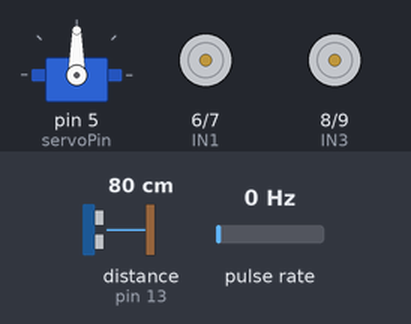
This sketch was run on a simulated Arduino Uno, built with avr-gcc and run on an emulated ATmega328P. Shown: servo, motor-driver pin pairs drawn as motors (green arrow = first pin HIGH = forward, orange = second pin HIGH = backward, longer = more drive, scaled by the enable pin). Wiring (inferred from the names in the program): ultrasonic range finder: trigger pin 12; echo pin 13; pulse sensor: data pin 2. The test bench sets the inputs (shaded band); at power-on: distance to the obstacle (sensor on pin 13) 80 cm, pulse rate 0 Hz. The echo pulse lasts 58.3 µs per cm.

Above: at 1.2 s.
1.3 s: distance to the obstacle (sensor on pin 13) set to 23 cm
2.8 s: distance to the obstacle (sensor on pin 13) set to 18 cm
At 3.2 s:
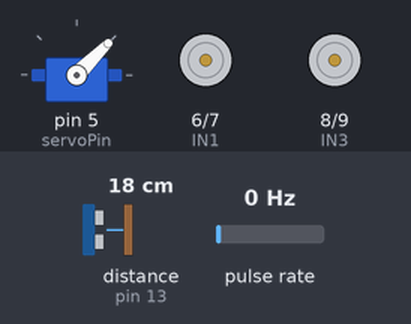
At 4.6 s:
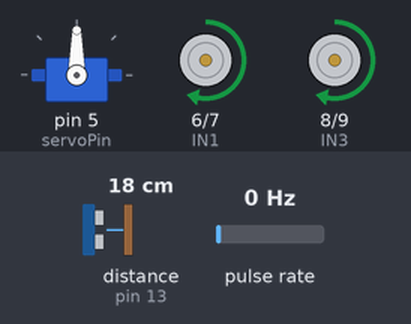
5.8 s: distance to the obstacle (sensor on pin 13) set to 35 cm
At 6.6 s:
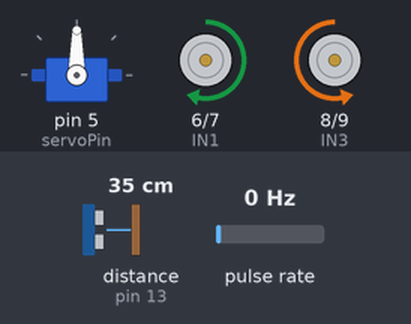
Timing chart, 0 to 8.8 s (numbered marks = the images above; inputs shaded):
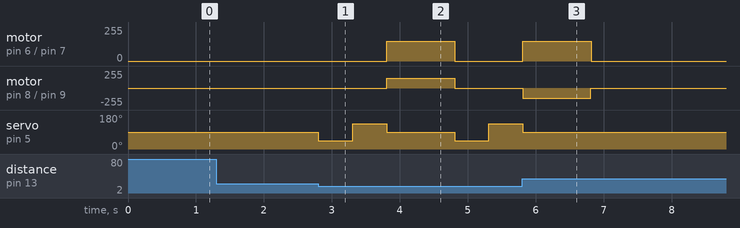

The sketch:

differential_robot.ino
```cpp
#include <Servo.h>

// Pin Definitions for motors
const int IN1 = 6;  // Motor A direction pin 1
const int IN2 = 7;  // Motor A direction pin 2
const int IN3 = 8;  // Motor B direction pin 1
const int IN4 = 9;  // Motor B direction pin 2
const int ENA = 10; // Motor A speed control pin (PWM)
const int ENB = 11; // Motor B speed control pin (PWM)

// Pin Definitions for Ultrasonic Sensor
#define trigPin 12   // Trigger pin for ultrasonic sensor
#define echoPin 13   // Echo pin for ultrasonic sensor

// Pin Definition for Servo
#define servoPin 5   // Servo motor control pin

// Encoder Pins
const int enc_left = 2;    // Left wheel encoder pin
const int enc_right = 4;   // Right wheel encoder pin

// Variables to store encoder values
volatile int left_encoder_count = 0;
volatile int right_encoder_count = 0;

const int encoder_counts_per_rev = 20; // Example value
const int thresholdDistance = 20;      // Threshold for obstacle detection in cm

// Ultrasonic sensor variables
long duration;
int distance;

// Wheel and robot geometry
const float R = 12.7;  // Wheel radius in cm
const float L = 50;    // Distance between wheels in cm

// Servo motor control
Servo myServo;
int servoPos = 90; // Starting position for servo (center)

// PID gains
float Kp_x = 3.5, Ki_x = 0.5, Kd_x = 0.1;
float Kp_y = 8.0, Ki_y = 3.45, Kd_y = 0.7;
float Kp_theta = 0.02, Ki_theta = 0.4, Kd_theta = 0.65;

// State variables
float x = 0.0, y = 0.0, theta = 0.0;
float e_x = 0.0, e_y = 0.0, e_theta = 0.0;

// Define constants
const int MAX_VOLTAGE = 255; // Max PWM value

// Time and integral terms for PID
float integral_x = 0.0, integral_y = 0.0, integral_theta = 0.0;
float prev_e_x = 0.0, prev_e_y = 0.0, prev_e_theta = 0.0;
unsigned long lastTime = 0;

// Interrupt Service Routines for encoders
void leftEncoderISR() {
  left_encoder_count++;
}

void rightEncoderISR() {
  right_encoder_count++;
}

// Setup Function
void setup() {
  Serial.begin(9600);
  lastTime = millis();

  // Set up motor control pins
  pinMode(IN1, OUTPUT);
  pinMode(IN2, OUTPUT);
  pinMode(IN3, OUTPUT);
  pinMode(IN4, OUTPUT);
  pinMode(ENA, OUTPUT);
  pinMode(ENB, OUTPUT);

  // Set up encoder pins
  pinMode(enc_left, INPUT);
  pinMode(enc_right, INPUT);
  attachInterrupt(digitalPinToInterrupt(enc_left), leftEncoderISR, RISING);
  attachInterrupt(digitalPinToInterrupt(enc_right), rightEncoderISR, RISING);

  // Set up ultrasonic sensor pins
  pinMode(trigPin, OUTPUT);
  pinMode(echoPin, INPUT);

  // Initialize servo motor
  myServo.attach(servoPin);
  myServo.write(servoPos);  // Center position
}

// Main loop
void loop() {
  // Desired pose
  float x_d = 100.0, y_d = 100.0, theta_d = PI / 4;  // Example

  // Get current angular velocities from encoders
  float omega_left = readOmega(enc_left, left_encoder_count);
  float omega_right = readOmega(enc_right, right_encoder_count);

  // Check for obstacles
  distance = getDistance();
  if (distance < thresholdDistance) {
    avoidObstacle();
  } else {
    float u_left, u_right;
    regulateMotors(x_d, y_d, theta_d, omega_left, omega_right, u_left, u_right);

    // Control motor directions and speed
    setMotorDirection(u_left, u_right);
    analogWrite(ENA, abs(u_left));   // Control left motor speed
    analogWrite(ENB, abs(u_right));  // Control right motor speed
  }
}

// Get distance from ultrasonic sensor
long getDistance() {
  digitalWrite(trigPin, LOW);
  delayMicroseconds(2);
  digitalWrite(trigPin, HIGH);
  delayMicroseconds(10);
  digitalWrite(trigPin, LOW);

  duration = pulseIn(echoPin, HIGH);
  return duration * 0.034 / 2;  // Convert to cm
}

// Avoid obstacles
void avoidObstacle() {
  myServo.write(45);  // Check left
  delay(500);
  long leftDistance = getDistance();

  myServo.write(135); // Check right
  delay(500);
  long rightDistance = getDistance();

  myServo.write(90);  // Reset to center

  if (leftDistance < 20 && rightDistance >= 20) {
    // Move right
    digitalWrite(IN1, HIGH); digitalWrite(IN2, LOW);
    digitalWrite(IN3, LOW); digitalWrite(IN4, HIGH);
  } else if (rightDistance < 20 && leftDistance >= 20) {
    // Move left
    digitalWrite(IN1, LOW); digitalWrite(IN2, HIGH);
    digitalWrite(IN3, HIGH); digitalWrite(IN4, LOW);
  } else {
    // Move forward
    digitalWrite(IN1, HIGH); digitalWrite(IN2, LOW);
    digitalWrite(IN3, HIGH); digitalWrite(IN4, LOW);
  }

  analogWrite(ENA, 150);
  analogWrite(ENB, 150);
  delay(1000);
  stopMotors();
}

// Stop motors
void stopMotors() {
  analogWrite(ENA, 0);
  analogWrite(ENB, 0);
}

// Regulate motor tensions using PID
void regulateMotors(float x_d, float y_d, float theta_d,
                    float omega_left, float omega_right,
                    float &u_left, float &u_right) {
  calculatePose(omega_left, omega_right, x, y, theta);
  calculateErrors(x_d, y_d, theta_d);
  pidControl(u_left, u_right);
}

// Calculate the robot's pose
void calculatePose(float omega_left, float omega_right, float &x, float &y, float &theta) {
  float v = (R / 2) * (omega_right + omega_left); // Linear velocity
  float omega = (R / L) * (omega_right - omega_left); // Angular velocity

  x += v * cos(theta) * (millis() - lastTime) / 1000.0;
  y += v * sin(theta) * (millis() - lastTime) / 1000.0;
  theta += omega * (millis() - lastTime) / 1000.0;

  if (theta > PI) theta -= 2 * PI;
  if (theta < -PI) theta += 2 * PI;
}

// Calculate errors for PID
void calculateErrors(float x_d, float y_d, float theta_d) {
  e_x = x_d - x;
  e_y = y_d - y;
  e_theta = theta_d - theta;
}

// PID controller
void pidControl(float &u_left, float &u_right) {
  unsigned long currentTime = millis();
  float deltaTime = (currentTime - lastTime) / 1000.0; // Time step in seconds

  integral_x += e_x * deltaTime;
  integral_y += e_y * deltaTime;
  integral_theta += e_theta * deltaTime;

  float derivative_x = (e_x - prev_e_x) / deltaTime;
  float derivative_y = (e_y - prev_e_y) / deltaTime;
  float derivative_theta = (e_theta - prev_e_theta) / deltaTime;

  float u1 = Kp_x * e_x + Ki_x * integral_x + Kd_x * derivative_x;
  float u2 = Kp_y * e_y + Ki_y * integral_y + Kd_y * derivative_y;
  float u3 = Kp_theta * e_theta + Ki_theta * integral_theta + Kd_theta * derivative_theta;

  u_left = u1 - u2 - u3;
  u_right = u1 + u2 + u3;

  u_left = clamp(u_left, -MAX_VOLTAGE, MAX_VOLTAGE);
  u_right = clamp(u_right, -MAX_VOLTAGE, MAX_VOLTAGE);

  prev_e_x = e_x;
  prev_e_y = e_y;
  prev_e_theta = e_theta;

  lastTime = currentTime;
}

// Clamp function to limit values
float clamp(float value, float minVal, float maxVal) {
  if (value > maxVal) return maxVal;
  if (value < minVal) return minVal;
  return value;
}

float readOmega(int enc_pin, volatile int &encoder_count) {
  static unsigned long lastTime = 0;
  unsigned long currentTime = millis();
  float deltaT = (currentTime - lastTime) / 1000.0; // seconds

  float omega = (encoder_count * 2 * PI) / (encoder_counts_per_rev * deltaT);
  encoder_count = 0;
  lastTime = currentTime;

  return omega;
}

// Set motor direction based on control signals
void setMotorDirection(float u_left, float u_right) {
  if (u_left > 0) {
    digitalWrite(IN1, HIGH);
    digitalWrite(IN2, LOW);
  } else {
    digitalWrite(IN1, LOW);
    digitalWrite(IN2, HIGH);
  }

  if (u_right > 0) {
    digitalWrite(IN3, HIGH);
    digitalWrite(IN4, LOW);
  } else {
    digitalWrite(IN3, LOW);
    digitalWrite(IN4, HIGH);
  }
}
```

Measured:
- the behaviour switches between 21 and 20 cm on distance to the obstacle (sensor on pin 13) (found by bisection; images 0 and 1)
- after the input at 1.3 s, every drawn part: stays the same
- after the input at 2.8 s, motor on pin 6 (IN1) / pin 7 (IN2), motor on pin 8 (IN3) / pin 9 (IN4): stopped → forward 150/255 after 1.0 s, → stopped 1.0 s later; servo on pin 5 (servoPin): 90° → 45° at once, → 135° 0.50 s later, → 90° 0.50 s later, → 45° 1.0 s later, … (5 changes in this stretch)
- after the input at 5.8 s, motor on pin 6 (IN1) / pin 7 (IN2): goes on until 6.8 s, then stays stopped; servo on pin 5 (servoPin): goes on until 5.8 s, then stays 90°
